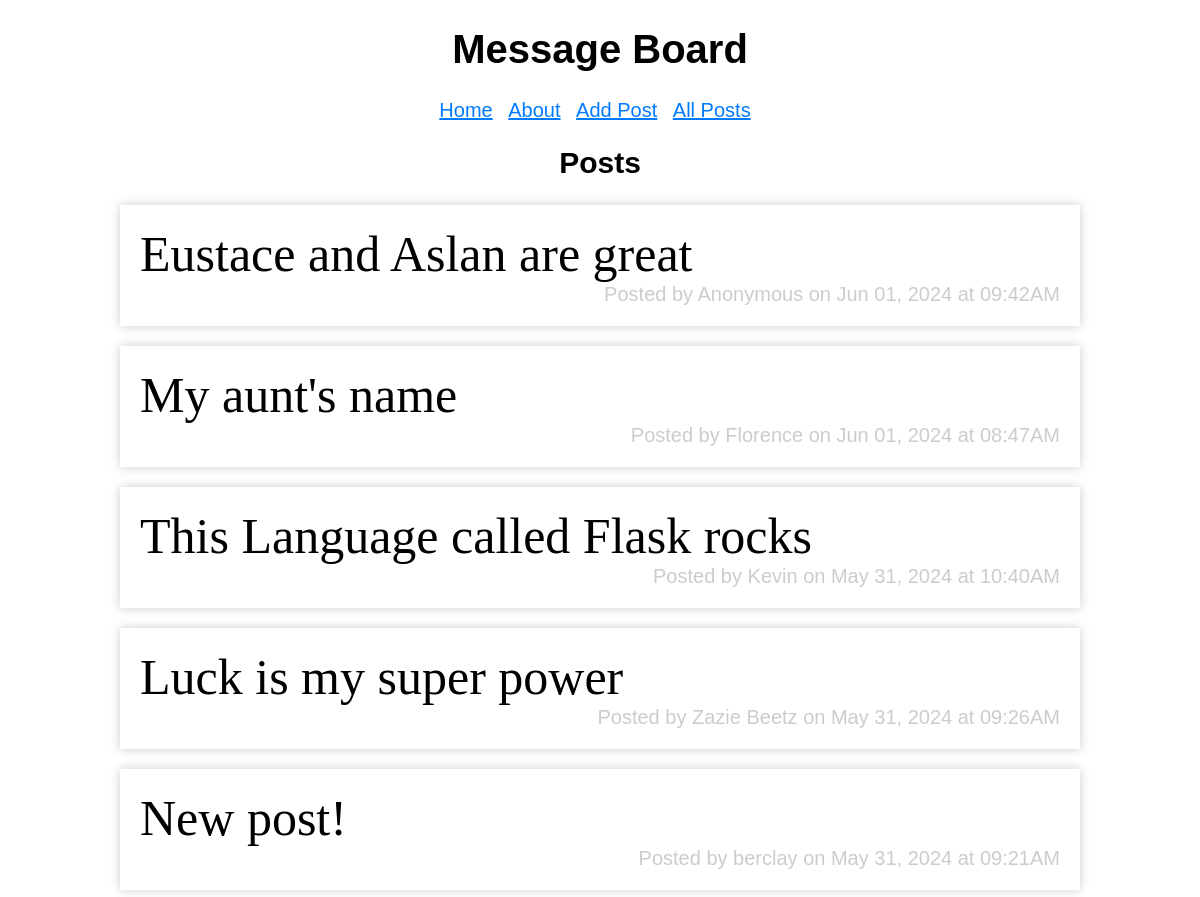
The page /posts on the database its author committed.
### tables this page shows
CREATE TABLE post (
	id INTEGER PRIMARY KEY AUTOINCREMENT,
	created TIMESTAMP NOT NULL DEFAULT CURRENT_TIMESTAMP,
	author TEXT NOT NULL,
	message TEXT NOT NULL
);

### board/posts.py (the view)
@bp.route("/posts")
def posts():
    db = get_db()#connect to the database
    posts = db.execute("SELECT author, message, created FROM post ORDER BY created DESC").fetchall()
    return render_template("posts/posts.html", posts=posts)

### board/database.py (called while the page is built)
def get_db():
    if "db" not in g:
        g.db = sqlite3.connect(
            current_app.config["DATABASE"],
            detect_types=sqlite3.PARSE_DECLTYPES,
            )
        g.db.row_factory=sqlite3.Row
    return g.db

### board/templates/posts/posts.html
{% extends 'base.html' %}
{% block header %}
    <h2>{% block title %}Posts{% endblock title %}</h2>
{% endblock header %}
{% block content %}
    {% for post in posts %}
        <article>
            <p class="message">{{ post["message"] }}</p>
            <aside>Posted by {{ post["author"] }} on {{ post["created"].strftime("%b %d, %Y at %I:%M%p") }}</aside>
        </article>
    {% endfor %}
{% endblock content %}

### board/templates/base.html (shortened to what this page needs)
<!DOCTYPE html>
<html lang="en">
    <head>
        <link rel = "stylesheet" href="{{ url_for('static', filename='style.css')}}">
    </head>
<body>
    <h1>Message Board</h1>
    {% include("_navigation.html") %}
    <section>
        <header>
            {% block header %}{% endblock header %}
        </header>
        <main>{% block content %}<p>No Messages!</p>{% endblock content %}</main>
    </section>
</body>
</html>

### board/templates/_navigation.html (shortened to what this page needs)
<nav>
<ul>
<li><a href = "{{url_for('pages.home')}}">Home</a></li>
<li><a href = "{{url_for('pages.about')}}">About</a></li>
<li><a href = "{{url_for('posts.create')}}">Add Post</a></li>
<li><a href = "{{url_for('posts.posts')}}">All Posts</a></li>
</ul>
</nav>

### board/static/style.css (style rules this page uses)
* { box-sizing:border-box; }
body { font-family: sans-serif; font-size: 20px; margin: 0 auto; text-align: center; }
a, a:visited { color: #007bff; }
nav ul { list-style-type: none; padding: 0; }
nav ul li { display: inline; margin: 0 5px; }
main { width: 80%; margin: 0 auto; }
article, form { text-align: left; min-width: 200px; padding: 20px; margin-bottom: 20px; box-shadow: 0px 0px 10px #ccc; vertical-align: top; }
aside { color: #ccc; text-align: right; }
.message { font-size: 2.5em; font-family: serif; margin: 0; padding: 0; }

### rows shown on the page
post: message "Eustace and Aslan are great", author "Anonymous", created "Jun 01, 2024 at 09:42AM"
post: message "My aunt's name", author "Florence", created "Jun 01, 2024 at 08:47AM"
post: message "This Language called Flask rocks", author "Kevin", created "May 31, 2024 at 10:40AM"
post: message "Luck is my super power", author "Zazie Beetz", created "May 31, 2024 at 09:26AM"
post: message "New post!", author "berclay", created "May 31, 2024 at 09:21AM"
